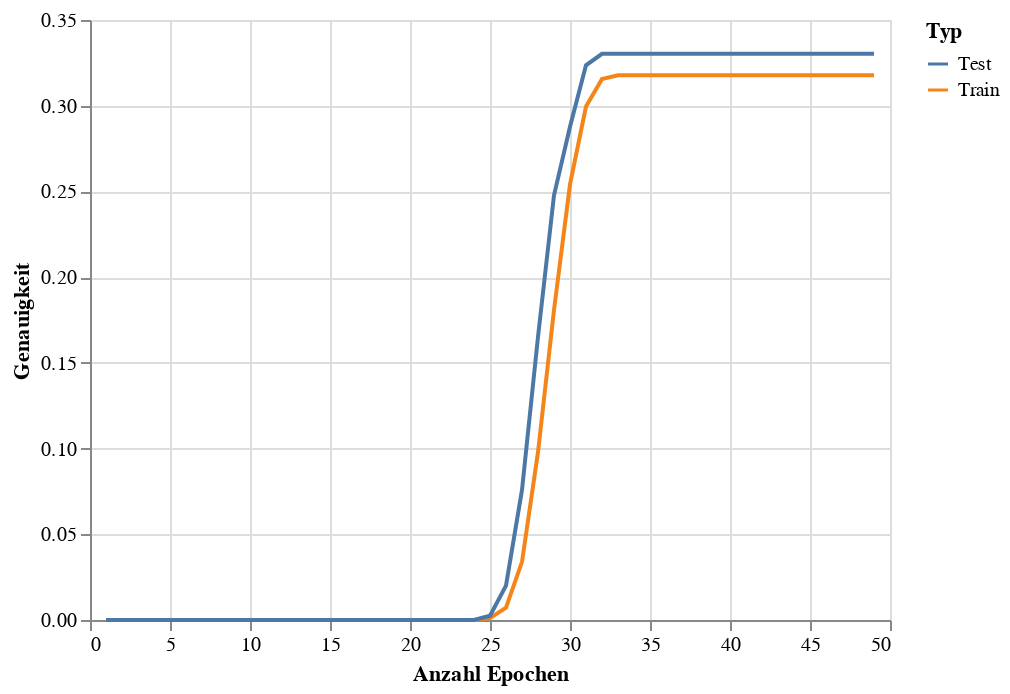

Notebook source saved alongside this figure:
### Code cell
train_eval_accuracy_chart = alt.Chart(accuracy_df).mark_line().encode(
    x = alt.X('Epoch',title='Anzahl Epochen'),
    y = alt.Y('Accuracy',title='Genauigkeit'),
    color = alt.Color('Type',title='Typ')
)
train_eval_accuracy_chart

### Figure 1 — Vega-Lite specification as saved in the notebook (floating-point values rounded to 4 significant figures)
{"config": {"view": {"continuousWidth": 400, "continuousHeight": 300}}, "data": {"name": "data-da9f9d0caa1476cc5740e58f848a91f9"}, "mark": "line", "encoding": {"color": {"field": "Type", "title": "Typ", "type": "nominal"}, "x": {"field": "Epoch", "title": "Anzahl Epochen", "type": "quantitative"}, "y": {"field": "Accuracy", "title": "Genauigkeit", "type": "quantitative"}}, "$schema": "https://vega.github.io/schema/vega-lite/v4.17.0.json", "datasets": {"data-da9f9d0caa1476cc5740e58f848a91f9": [{"Epoch": 1, "Accuracy": 0.0, "Type": "Train"}, {"Epoch": 2, "Accuracy": 0.0, "Type": "Train"}, {"Epoch": 3, "Accuracy": 0.0, "Type": "Train"}, {"Epoch": 4, "Accuracy": 0.0, "Type": "Train"}, {"Epoch": 5, "Accuracy": 0.0, "Type": "Train"}, {"Epoch": 6, "Accuracy": 0.0, "Type": "Train"}, {"Epoch": 7, "Accuracy": 0.0, "Type": "Train"}, {"Epoch": 8, "Accuracy": 0.0, "Type": "Train"}, {"Epoch": 9, "Accuracy": 0.0, "Type": "Train"}, {"Epoch": 10, "Accuracy": 0.0, "Type": "Train"}, {"Epoch": 11, "Accuracy": 0.0, "Type": "Train"}, {"Epoch": 12, "Accuracy": 0.0, "Type": "Train"}, {"Epoch": 13, "Accuracy": 0.0, "Type": "Train"}, {"Epoch": 14, "Accuracy": 0.0, "Type": "Train"}, {"Epoch": 15, "Accuracy": 0.0, "Type": "Train"}, {"Epoch": 16, "Accuracy": 0.0, "Type": "Train"}, {"Epoch": 17, "Accuracy": 0.0, "Type": "Train"}, {"Epoch": 18, "Accuracy": 0.0, "Type": "Train"}, {"Epoch": 19, "Accuracy": 0.0, "Type": "Train"}, {"Epoch": 20, "Accuracy": 0.0, "Type": "Train"}, {"Epoch": 21, "Accuracy": 0.0, "Type": "Train"}, {"Epoch": 22, "Accuracy": 0.0, "Type": "Train"}, {"Epoch": 23, "Accuracy": 0.0, "Type": "Train"}, {"Epoch": 24, "Accuracy": 0.0, "Type": "Train"}, {"Epoch": 25, "Accuracy": 0.001072, "Type": "Train"}, {"Epoch": 26, "Accuracy": 0.007148, "Type": "Train"}, {"Epoch": 27, "Accuracy": 0.03395, "Type": "Train"}, {"Epoch": 28, "Accuracy": 0.09793, "Type": "Train"}, {"Epoch": 29, "Accuracy": 0.1808, "Type": "Train"}, {"Epoch": 30, "Accuracy": 0.2541, "Type": "Train"}, {"Epoch": 31, "Accuracy": 0.2995, "Type": "Train"}, {"Epoch": 32, "Accuracy": 0.3156, "Type": "Train"}, {"Epoch": 33, "Accuracy": 0.3177, "Type": "Train"}, {"Epoch": 34, "Accuracy": 0.3177, "Type": "Train"}, {"Epoch": 35, "Accuracy": 0.3177, "Type": "Train"}, {"Epoch": 36, "Accuracy": 0.3177, "Type": "Train"}, {"Epoch": 37, "Accuracy": 0.3177, "Type": "Train"}, {"Epoch": 38, "Accuracy": 0.3177, "Type": "Train"}, {"Epoch": 39, "Accuracy": 0.3177, "Type": "Train"}, {"Epoch": 40, "Accuracy": 0.3177, "Type": "Train"}, {"Epoch": 41, "Accuracy": 0.3177, "Type": "Train"}, {"Epoch": 42, "Accuracy": 0.3177, "Type": "Train"}, {"Epoch": 43, "Accuracy": 0.3177, "Type": "Train"}, {"Epoch": 44, "Accuracy": 0.3177, "Type": "Train"}, {"Epoch": 45, "Accuracy": 0.3177, "Type": "Train"}, {"Epoch": 46, "Accuracy": 0.3177, "Type": "Train"}, {"Epoch": 47, "Accuracy": 0.3177, "Type": "Train"}, {"Epoch": 48, "Accuracy": 0.3177, "Type": "Train"}, {"Epoch": 49, "Accuracy": 0.3177, "Type": "Train"}, {"Epoch": 1, "Accuracy": 0.0, "Type": "Test"}, {"Epoch": 2, "Accuracy": 0.0, "Type": "Test"}, {"Epoch": 3, "Accuracy": 0.0, "Type": "Test"}, {"Epoch": 4, "Accuracy": 0.0, "Type": "Test"}, {"Epoch": 5, "Accuracy": 0.0, "Type": "Test"}, {"Epoch": 6, "Accuracy": 0.0, "Type": "Test"}, {"Epoch": 7, "Accuracy": 0.0, "Type": "Test"}, {"Epoch": 8, "Accuracy": 0.0, "Type": "Test"}, {"Epoch": 9, "Accuracy": 0.0, "Type": "Test"}, {"Epoch": 10, "Accuracy": 0.0, "Type": "Test"}, {"Epoch": 11, "Accuracy": 0.0, "Type": "Test"}, {"Epoch": 12, "Accuracy": 0.0, "Type": "Test"}, {"Epoch": 13, "Accuracy": 0.0, "Type": "Test"}, {"Epoch": 14, "Accuracy": 0.0, "Type": "Test"}, {"Epoch": 15, "Accuracy": 0.0, "Type": "Test"}, {"Epoch": 16, "Accuracy": 0.0, "Type": "Test"}, {"Epoch": 17, "Accuracy": 0.0, "Type": "Test"}, {"Epoch": 18, "Accuracy": 0.0, "Type": "Test"}, {"Epoch": 19, "Accuracy": 0.0, "Type": "Test"}, {"Epoch": 20, "Accuracy": 0.0, "Type": "Test"}, {"Epoch": 21, "Accuracy": 0.0, "Type": "Test"}, {"Epoch": 22, "Accuracy": 0.0, "Type": "Test"}, {"Epoch": 23, "Accuracy": 0.0, "Type": "Test"}, {"Epoch": 24, "Accuracy": 0.0, "Type": "Test"}, {"Epoch": 25, "Accuracy": 0.002502, "Type": "Test"}, {"Epoch": 26, "Accuracy": 0.02002, "Type": "Test"}, {"Epoch": 27, "Accuracy": 0.0759, "Type": "Test"}, {"Epoch": 28, "Accuracy": 0.1651, "Type": "Test"}, {"Epoch": 29, "Accuracy": 0.2477, "Type": "Test"}, {"Epoch": 30, "Accuracy": 0.2877, "Type": "Test"}, {"Epoch": 31, "Accuracy": 0.3236, "Type": "Test"}, {"Epoch": 32, "Accuracy": 0.3303, "Type": "Test"}, {"Epoch": 33, "Accuracy": 0.3303, "Type": "Test"}, {"Epoch": 34, "Accuracy": 0.3303, "Type": "Test"}, {"Epoch": 35, "Accuracy": 0.3303, "Type": "Test"}, {"Epoch": 36, "Accuracy": 0.3303, "Type": "Test"}, {"Epoch": 37, "Accuracy": 0.3303, "Type": "Test"}, {"Epoch": 38, "Accuracy": 0.3303, "Type": "Test"}, {"Epoch": 39, "Accuracy": 0.3303, "Type": "Test"}, {"Epoch": 40, "Accuracy": 0.3303, "Type": "Test"}, {"Epoch": 41, "Accuracy": 0.3303, "Type": "Test"}, {"Epoch": 42, "Accuracy": 0.3303, "Type": "Test"}, {"Epoch": 43, "Accuracy": 0.3303, "Type": "Test"}, {"Epoch": 44, "Accuracy": 0.3303, "Type": "Test"}, {"Epoch": 45, "Accuracy": 0.3303, "Type": "Test"}, {"Epoch": 46, "Accuracy": 0.3303, "Type": "Test"}, {"Epoch": 47, "Accuracy": 0.3303, "Type": "Test"}, {"Epoch": 48, "Accuracy": 0.3303, "Type": "Test"}, {"Epoch": 49, "Accuracy": 0.3303, "Type": "Test"}]}}
